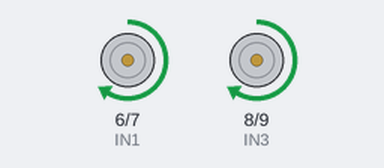
A sketch run on a simulated Arduino Uno, built with avr-gcc and run on an emulated ATmega328P. Parts: motor-driver pin pairs drawn as motors (green arrow = first pin HIGH = forward, orange = second pin HIGH = backward, longer = more drive, scaled by the enable pin).

Above: at 0.7 s.
At 2.7 s:
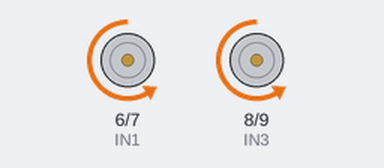
At 4.4 s:
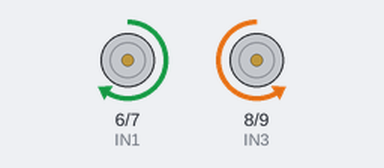
At 7.1 s:
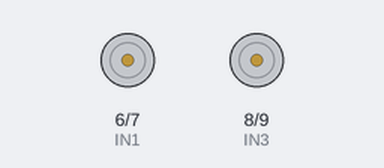
Timing chart, 0 to 10.5 s (numbered marks = the images above):
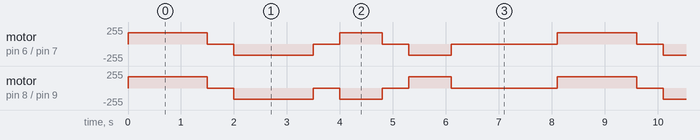

The sketch:

02b_funciones_de_movimiento.ino
```cpp
// ============================================
//  Parada 2 - Funciones de movimiento
//  Guarda este archivo: lo vamos a usar siempre.
// ============================================

const int ENA = 5, IN1 = 6, IN2 = 7;    // motor izquierdo
const int IN3 = 8, IN4 = 9, ENB = 10;   // motor derecho

int velocidad = 170;   // de 0 a 255. Proba cambiarlo.

void setup() {
  pinMode(ENA, OUTPUT); pinMode(IN1, OUTPUT); pinMode(IN2, OUTPUT);
  pinMode(IN3, OUTPUT); pinMode(IN4, OUTPUT); pinMode(ENB, OUTPUT);
  frenar();
}

void loop() {
  adelante();          delay(1500);
  frenar();            delay(500);
  atras();             delay(1500);
  frenar();            delay(500);
  girarDerecha();      delay(800);
  frenar();            delay(500);
  girarIzquierda();    delay(800);
  frenar();            delay(2000);
}

// ---------- Las funciones ----------

void adelante() {
  digitalWrite(IN1, HIGH); digitalWrite(IN2, LOW);
  digitalWrite(IN3, HIGH); digitalWrite(IN4, LOW);
  analogWrite(ENA, velocidad);
  analogWrite(ENB, velocidad);
}

void atras() {
  digitalWrite(IN1, LOW); digitalWrite(IN2, HIGH);
  digitalWrite(IN3, LOW); digitalWrite(IN4, HIGH);
  analogWrite(ENA, velocidad);
  analogWrite(ENB, velocidad);
}

// Gira sobre su propio eje: una rueda adelante, la otra atras.
void girarDerecha() {
  digitalWrite(IN1, HIGH); digitalWrite(IN2, LOW);   // izquierda adelante
  digitalWrite(IN3, LOW);  digitalWrite(IN4, HIGH);  // derecha atras
  analogWrite(ENA, velocidad);
  analogWrite(ENB, velocidad);
}

void girarIzquierda() {
  digitalWrite(IN1, LOW);  digitalWrite(IN2, HIGH);
  digitalWrite(IN3, HIGH); digitalWrite(IN4, LOW);
  analogWrite(ENA, velocidad);
  analogWrite(ENB, velocidad);
}

void frenar() {
  analogWrite(ENA, 0);
  analogWrite(ENB, 0);
}
```

Measured:
- by itself, motor on pin 6 (IN1) / pin 7 (IN2): repeats every 8.1 s: stopped 0.50 s, backward 170/255 1.5 s, stopped 0.50 s, forward 170/255 0.80 s, stopped 0.50 s, backward 170/255 0.80 s, stopped 2.0 s, forward 170/255 1.5 s
- by itself, motor on pin 8 (IN3) / pin 9 (IN4): repeats every 8.1 s: stopped 0.50 s, backward 170/255 1.5 s, stopped 0.50 s, backward 170/255 0.80 s, stopped 0.50 s, forward 170/255 0.80 s, stopped 2.0 s, forward 170/255 1.5 s
